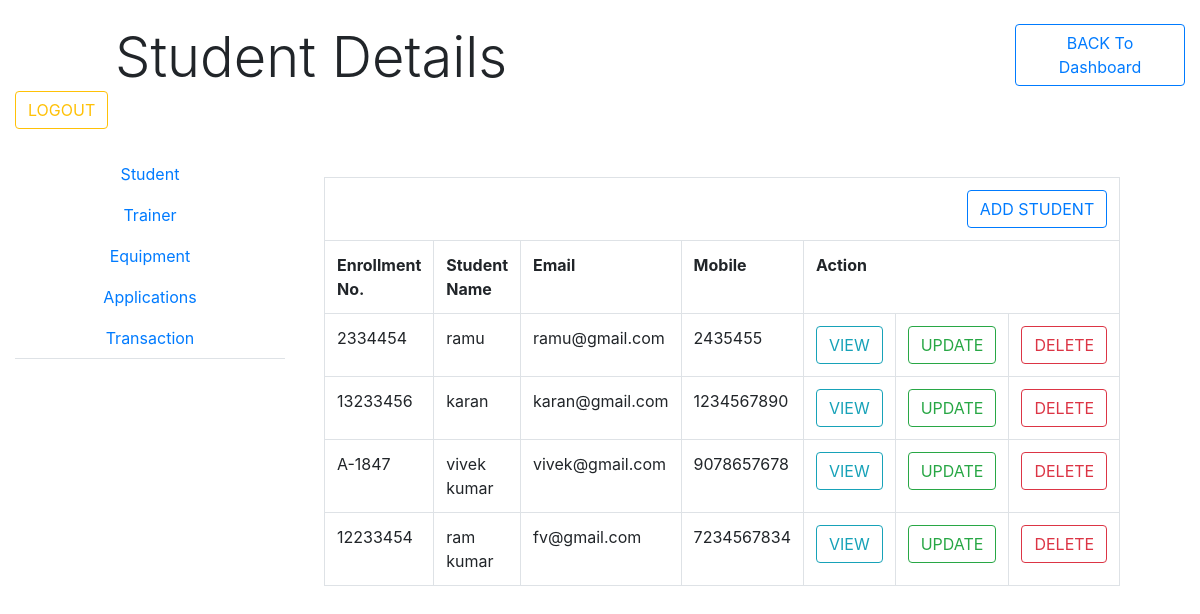
Screenshot of /studentdetails.php with the database file from the repository.
### tables this page shows
CREATE TABLE IF NOT EXISTS `student` (
  `sid` int(4) NOT NULL AUTO_INCREMENT,
  `enroll` varchar(10) NOT NULL,
  `name` text NOT NULL,
  `email` varchar(50) NOT NULL,
  `mob` varchar(10) NOT NULL,
  `pswd` varchar(20) NOT NULL,
  `photo` varchar(100) NOT NULL DEFAULT 'user.png',
  PRIMARY KEY (`sid`)
);

### operation.php (called while the page is built, shortened)
<?php
class operation
{
public $con;
function __construct()
{
	$this->con=new mysqli(host,username,password,database);
}
function selectall($sql)
{
	$x=$this->con->query($sql);
	return $x;
}
}
 ?>

### studentdetails.php (the view, shortened to what this page needs)
<!DOCTYPE html>
<html>
<head>
<?php include("externalfiles.php") ?>
</head>
<body>
<div class="container-fluid mt-4">
	<div class="row">
		<div class="col-md-1"></div>
				<div class="col-md-9 display-4 ">Student Details</div>
				<div class="col-md-2">
	<a href="dashboard.php"><button class="btn btn-outline-primary">BACK To Dashboard</button></a>
</div>
		<div class="col-md-2">
			<form action="logout.php"><button class="btn btn-outline-warning">LOGOUT</button></form>
		</div>
	</div>
</div>
<div class="container-fluid mt-4">
	<div class="row">
		<div class="col-md-3">
			<ul class="nav nav-tabs flex-column text-center">
<li class="nav-item"><a href="studentdetails.php" class="nav-link">Student</a></li>
<li class="nav-item"><a href="trainerdetails.php"class="nav-link">Trainer</a></li>
<li class="nav-item"><a href="equipmentdetails.php" class="nav-link">Equipment</a></li>
<li class="nav-item"><a href="application.php" class="nav-link">Applications</a></li>
<li class="nav-item"><a href="transaction.php" class="nav-link">Transaction</a></li>
		</ul>
		</div>
<div class="col-md-8 p-4">
<table class="table table-hover table-bordered">
	<tr><td colspan="8"class="text-right"><a href="addstu.php"><button class="btn btn-outline-primary">ADD STUDENT</button></a></td></tr>
	<tr><th>Enrollment No.</th><th>Student Name</th><th>Email</th><th>Mobile</th><th colspan="3">Action</th>
	</tr>
	<?php
include("operation.php");
$obj=new operation();
$sql="select * from student";
$x=$obj->selectall($sql);
while($r=$x->fetch_assoc())
{
?>
<tr><td><?php echo $r['enroll'] ?></td><td><?php echo $r['name'] ?></td>
<td><?php echo $r['email'] ?></td><td><?php echo $r['mob'] ?></td>
<td><form action="viewstu.php" method="post"><button type="submit" name="id" value="<?php echo $r['sid'] ?>"class="btn btn-outline-info">VIEW</button></form></td>
<td><form action="updatestu.php" method="post"><button type="submit" name="id" value="<?php echo $r['sid'] ?>"class="btn btn-outline-success">UPDATE</button></form></td>
<td><form action="deletestu.php" method="post"><button type="submit" name="id" value="<?php echo $r['sid'] ?>"class="btn btn-outline-danger">DELETE</button></form></td>
</tr>
<?php
}	 ?>
</table>
			</div>
			<div class="col-md-1"></div>
	</div>
</div>
</body>
</html>

### rows the page displays
student: enroll "2334454", name "ramu", email "ramu@gmail.com", mob "2435455", $r['sid'] 3 (drawn)
student: enroll "13233456", name "karan", email "karan@gmail.com", mob "1234567890", $r['sid'] 6 (drawn)
student: enroll "A-1847", name "vivek kumar", email "vivek@gmail.com", mob "9078657678", $r['sid'] 7 (drawn)
student: enroll "12233454", name "ram kumar", email "fv@gmail.com", mob "7234567834", $r['sid'] 10 (drawn)
